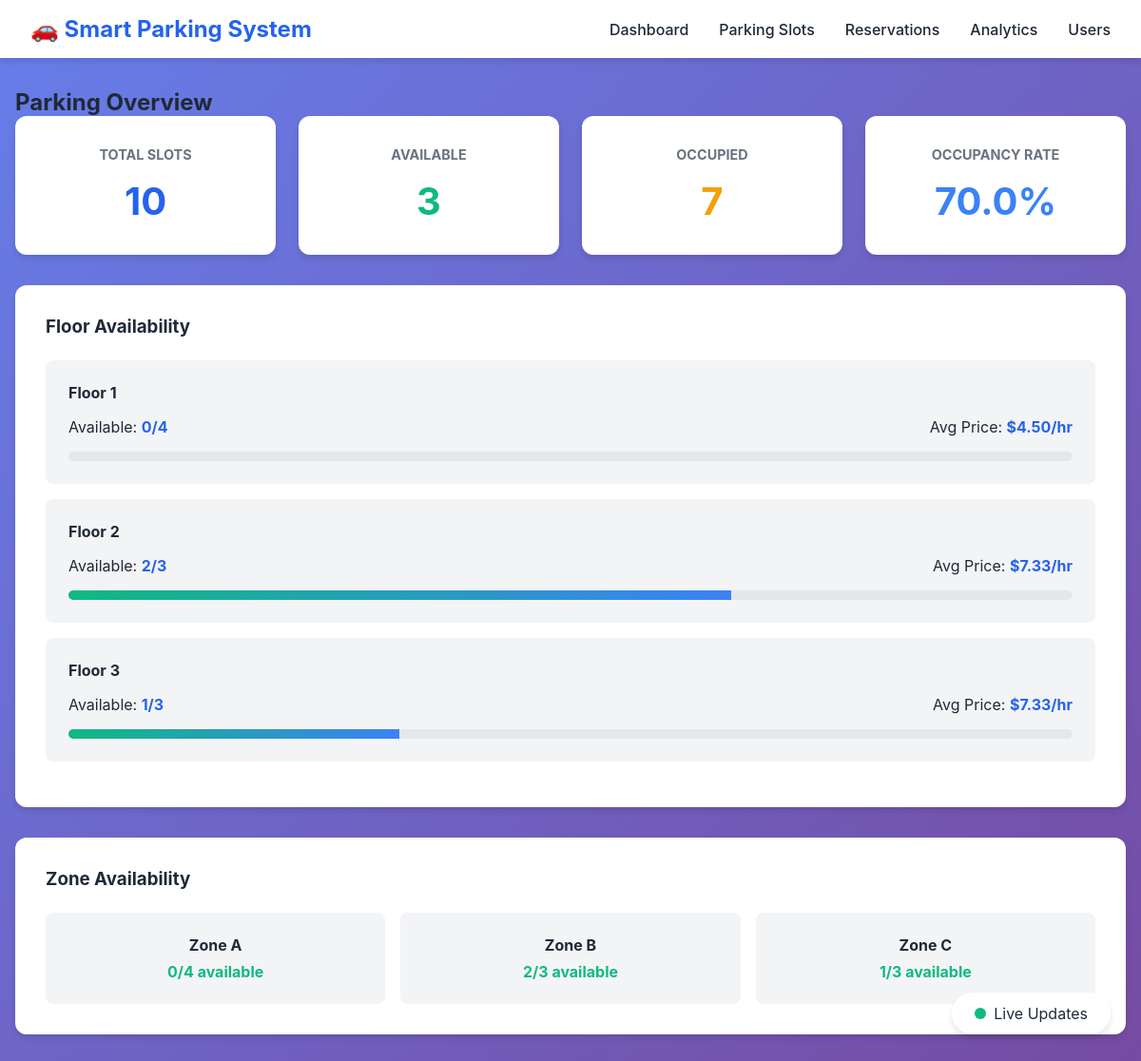
The page / on the database its author committed.
### tables this page shows
CREATE TABLE parking_slots (
                slot_id INTEGER PRIMARY KEY AUTOINCREMENT,
                slot_number VARCHAR(10) UNIQUE NOT NULL,
                floor_number INTEGER NOT NULL,
                zone VARCHAR(50),
                slot_type VARCHAR(20) DEFAULT 'regular',
                is_available BOOLEAN DEFAULT 1,
                price_per_hour DECIMAL(10,2) DEFAULT 5.00,
                created_at TIMESTAMP DEFAULT CURRENT_TIMESTAMP
            );

### app.py (the view)
@app.route('/')
def index():
    summary = parking.get_availability_summary()
    return render_template('dashboard.html', summary=summary)

### parking_system.py (called while the page is built)
    def connect(self):
        self.conn = sqlite3.connect(self.db_name)
        self.cursor = self.conn.cursor()

    def close(self):
        if self.conn:
            self.conn.close()

### templates/dashboard.html (shortened to what this page needs)
{% extends "base.html" %}
{% block content %}
<div class="dashboard">
    <h2>Parking Overview</h2>
    <div class="stats-grid">
        <div class="stat-card">
            <h3>Total Slots</h3>
            <p class="stat-number" id="total-slots">{{ summary.total_slots }}</p>
        </div>
        <div class="stat-card success">
            <h3>Available</h3>
            <p class="stat-number" id="available-slots">{{ summary.available_slots }}</p>
        </div>
        <div class="stat-card warning">
            <h3>Occupied</h3>
            <p class="stat-number" id="occupied-slots">{{ summary.occupied_slots }}</p>
        </div>
        <div class="stat-card info">
            <h3>Occupancy Rate</h3>
            <p class="stat-number" id="occupancy-rate">{{ summary.occupancy_rate }}%</p>
        </div>
    </div>
    <div class="floor-overview">
        <h3>Floor Availability</h3>
        <div id="floor-data">
            {% for floor in summary.by_floor %}
            <div class="floor-card">
                <h4>Floor {{ floor[0] }}</h4>
                <div class="floor-stats">
                    <p>Available: <span class="highlight">{{ floor[2]|int }}/{{ floor[1] }}</span></p>
                    <p>Avg Price: <span class="highlight">${{ "%.2f"|format(floor[3]) }}/hr</span></p>
                </div>
                <div class="progress-bar">
                    <div class="progress-fill" style="width: {{ (floor[2] / floor[1] * 100)|int }}%"></div>
                </div>
            </div>
            {% endfor %}
        </div>
    </div>
    <div class="zone-overview">
        <h3>Zone Availability</h3>
        <div id="zone-data" class="zone-grid">
            {% for zone in summary.by_zone %}
            <div class="zone-card">
                <h4>{{ zone[0] }}</h4>
                <p class="zone-available">{{ zone[2]|int }}/{{ zone[1] }} available</p>
            </div>
            {% endfor %}
        </div>
    </div>
</div>
{% endblock %}

### static/style.css (style rules this page uses)
* { margin: 0; padding: 0; box-sizing: border-box; }
:root { --primary: #2563eb; --success: #10b981; --warning: #f59e0b; --danger: #ef4444; --info: #3b82f6; --dark: #1f2937; --light: #f3f4f6; --white: #ffffff; --shadow: 0 4px 6px rgba(0, 0, 0, 0.1); }
body { font-family: -apple-system, BlinkMacSystemFont, 'Segoe UI', Roboto, Oxygen, Ubuntu, Cantarell, sans-serif; background: linear-gradient(135deg, #667eea 0%, #764ba2 100%); min-height: 100vh; color: var(--dark); }
.stats-grid { display: grid; grid-template-columns: repeat(auto-fit, minmax(250px, 1fr)); gap: 1.5rem; margin-bottom: 2rem; }
.stat-card { background: var(--white); padding: 2rem; border-radius: 12px; box-shadow: var(--shadow); text-align: center; transition: transform 0.3s; }
.stat-card h3 { color: #6b7280; font-size: 0.9rem; text-transform: uppercase; margin-bottom: 1rem; }
.stat-number { font-size: 2.5rem; font-weight: bold; color: var(--primary); }
.stat-card.success .stat-number { color: var(--success); }
.stat-card.warning .stat-number { color: var(--warning); }
.stat-card.info .stat-number { color: var(--info); }
.floor-overview, .zone-overview { background: var(--white); padding: 2rem; border-radius: 12px; box-shadow: var(--shadow); margin-bottom: 2rem; }
.floor-overview h3, .zone-overview h3 { margin-bottom: 1.5rem; color: var(--dark); }
.floor-card { background: var(--light); padding: 1.5rem; border-radius: 8px; margin-bottom: 1rem; }
.floor-stats { display: flex; justify-content: space-between; margin: 1rem 0; }
.progress-bar { background: #e5e7eb; border-radius: 10px; height: 10px; overflow: hidden; }
.progress-fill { background: linear-gradient(90deg, var(--success), var(--info)); height: 100%; transition: width 0.5s; }
.zone-grid { display: grid; grid-template-columns: repeat(auto-fit, minmax(200px, 1fr)); gap: 1rem; }
.zone-card { background: var(--light); padding: 1.5rem; border-radius: 8px; text-align: center; }
.zone-available { color: var(--success); font-weight: bold; margin-top: 0.5rem; }
.highlight { color: var(--primary); font-weight: bold; }

### rows shown on the page
parking_slots: zone "Zone A", is_available "0", slot_id "4"
parking_slots: zone "Zone C", is_available "1", floor_number "3"

### other values the page prints
{{ summary.total_slots }} "10"
{{ summary.available_slots }} "3"
{{ summary.occupied_slots }} "7"
{{ summary.occupancy_rate }} "70.0"
{{ floor[0] }} "1" "2" "3"
{{ floor[2]|int }} "0" "2" "1"
{{ floor[1] }} "4" "3" "3"
{{ "%.2f"|format(floor[3]) }} "4.50" "7.33" "7.33"
{{ zone[0] }} "Zone B"
{{ zone[2]|int }} "2"
{{ zone[1] }} "3"
